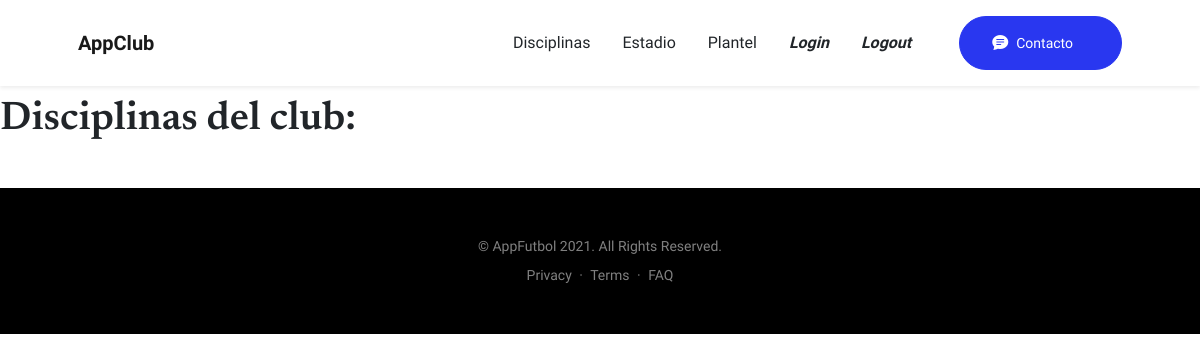
Before: /AppClub/disciplinas/list (signed in) with the older database file.
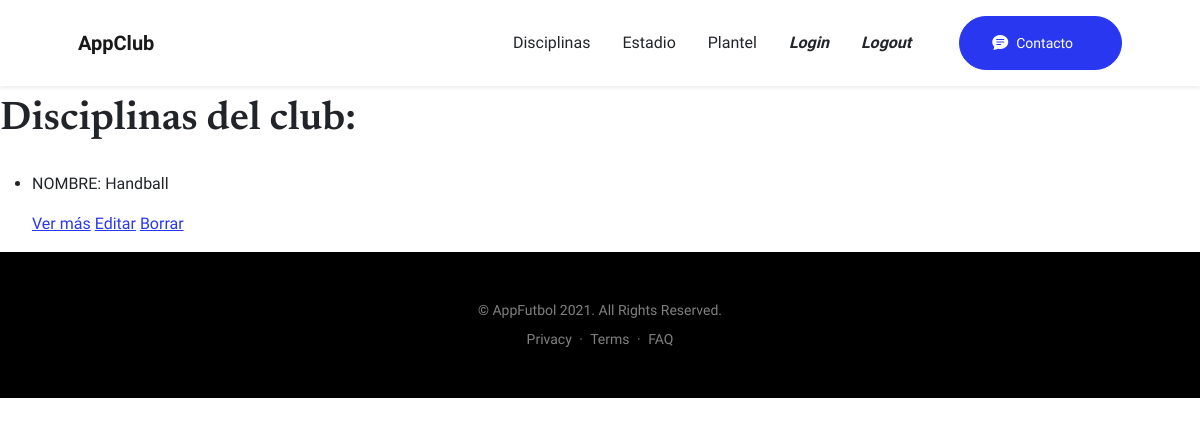
After: the same page with the newer database file.
### AppClub/models.py (models this page shows, shortened)
class Disciplina(models.Model):
    nombre = models.CharField(max_length=40)
    sede = models.CharField(max_length=40)
    dias_realizacion = models.DateField()

### AppClub/views.py (the view)
# urls.py: path('disciplinas/list', views.DisciplinaList.as_view(), name='List3'),
class DisciplinaList(LoginRequiredMixin, ListView):
    model = Disciplina
    template_name = "AppClub/disciplinas_list.html"

### AppClub/templates/AppClub/disciplinas_list.html
{% extends "AppClub/base.html" %}
{% load static %}
        {% block contenidoVariable %}
        <h1 class="mb-1">Disciplinas del club:</h1> <br>
          <ul>
            {% for disciplina in object_list %}
            <li>
              <p>NOMBRE: {{ disciplina.nombre}}</p>
              <p>
              <a href="{% url 'Detail3' disciplina.id %}">Ver más</a>
              <a href="{% url 'Edit3' disciplina.id %}">Editar</a>
              <a href="{% url 'Delete3' disciplina.id %}">Borrar</a>
            </p>
            </li>
            {% endfor %}
          </ul>
        {% endblock %}

Changed rows visible on the page:
added Disciplina: nombre "Handball"
